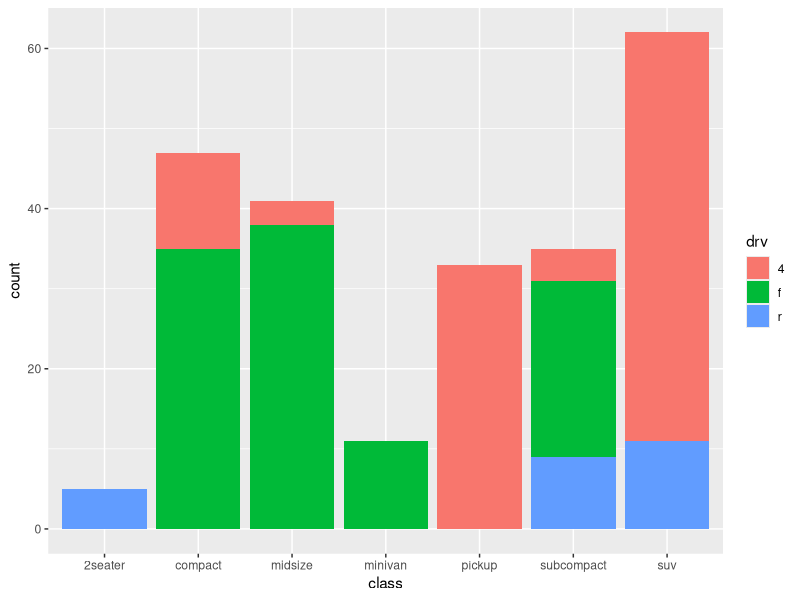
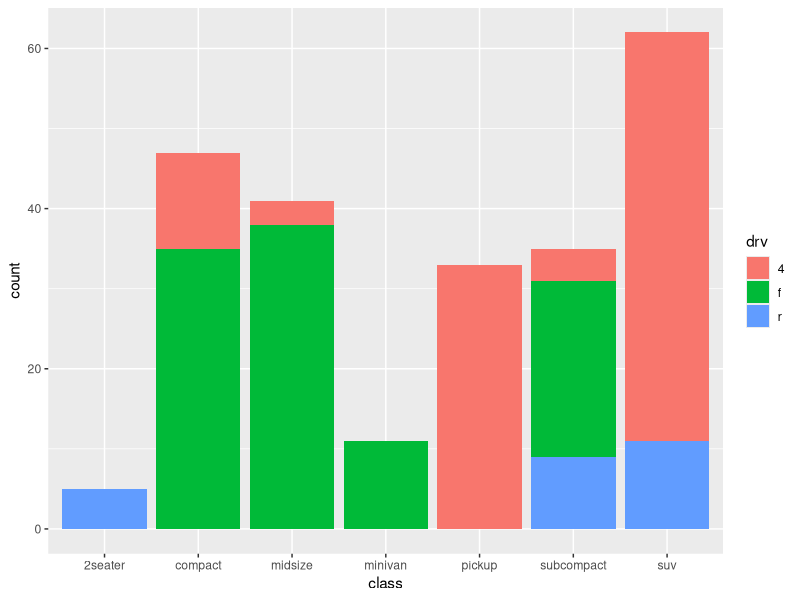
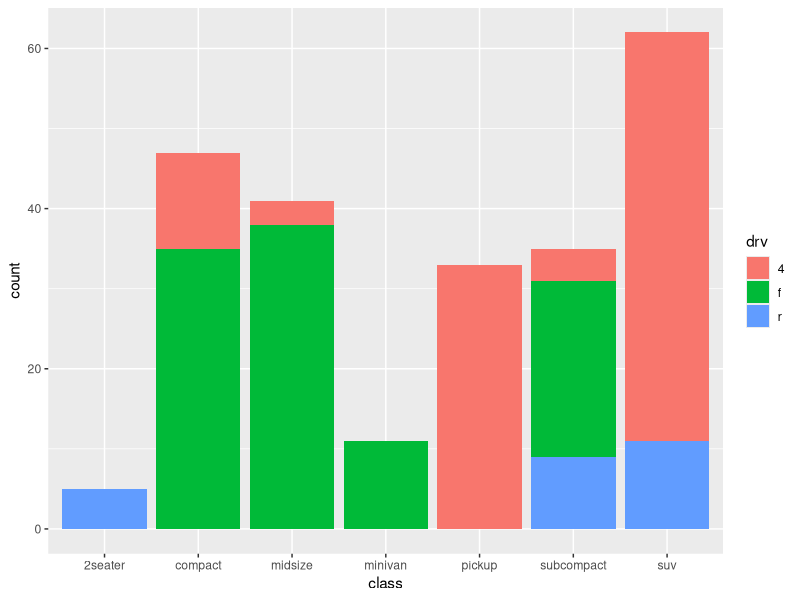
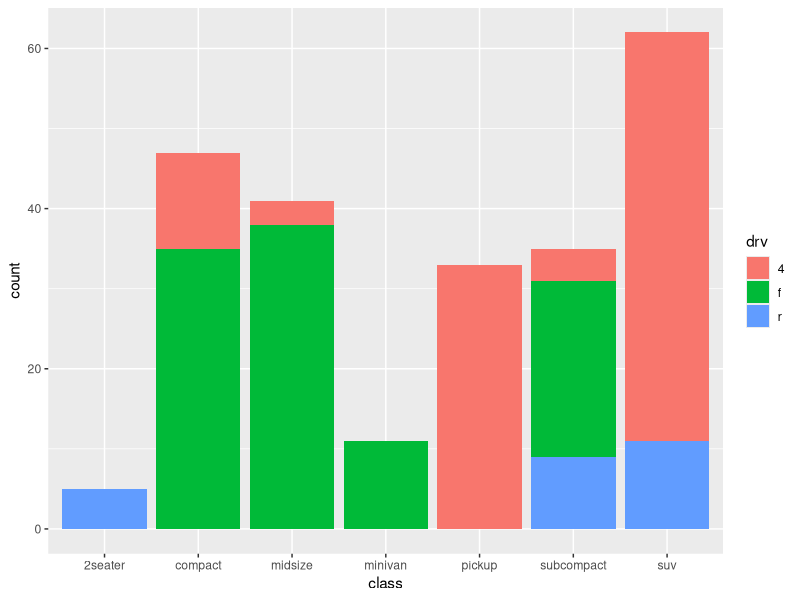

Source code (R) for these figures, in order:
## ---- chunk 1
knitr::opts_chunk$set(echo = TRUE)
library(tidyverse)
## ---- chunk 2

## ---- chunk 3
# use ggplot() to map the data and a single aesthetic (variable = class)

## ---- chunk 4


## ---- chunk 5

## ---- chunk 6
# call to ggplot() with aes() specified in main call
ggplot(data = mpg, aes(x = class, fill = drv)) +
geom_bar()

# call to ggplot() with aes() specified in geom
ggplot(data = mpg) +
geom_bar(aes(x = class, fill = drv))

# call to ggplot() with a mix of aes() mappings 
ggplot(data = mpg, aes(x = class)) +
geom_bar(aes(fill = drv))

# call to ggplot() with all mappings in the geom 
ggplot() +
geom_bar(data = mpg, aes(x = class, fill = drv))


## ---- chunk 7
# call to ggplot where one `fill` overrides another

## ---- chunk 8

## ---- chunk 9

## ---- chunk 10
?geom_histogram
## ---- chunk 11

## ---- chunk 12

## ---- chunk 13

## ---- chunk 14

## ---- chunk 15

## ---- chunk 16

## ---- chunk 17

## ---- chunk 18

  
## ---- chunk 19

## ---- chunk 20

## ---- chunk 21

## ---- chunk 22

## ---- chunk 23

## ---- chunk 24

## ---- chunk 25

## ---- chunk 26

## ---- chunk 27

## ---- chunk 28

## ---- chunk 29

## ---- chunk 30

## ---- chunk 31



## ---- chunk 32


## ---- chunk 33



## ---- chunk 34



